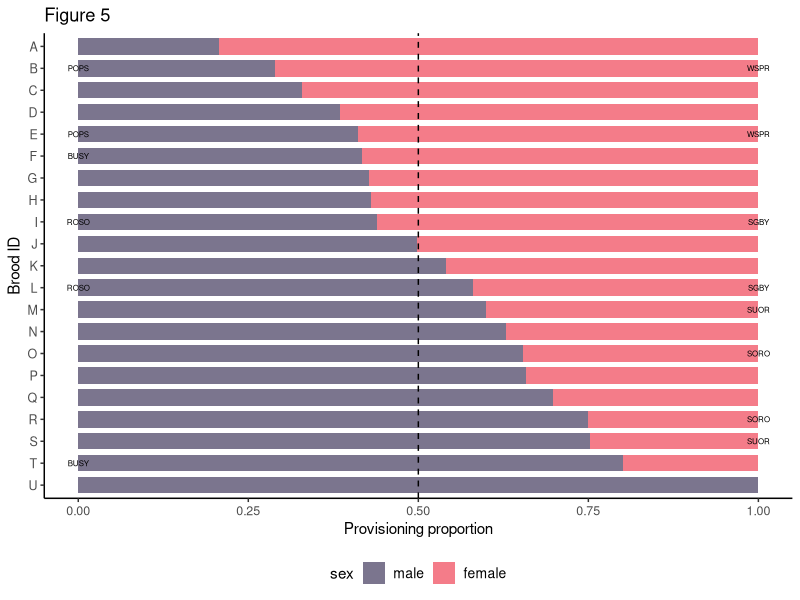

The R script that drew this image: (Note: this script raises an error after producing the figure.)
# libraries ---------------------------------------------------------------

library(tidyverse)
library(reshape2)

# data --------------------------------------------------------------------

bbyvid <- read.csv("clean_data/bbyvid.csv", stringsAsFactors = FALSE)

# script ------------------------------------------------------------------

# Rates
bbyvid <-
  bbyvid %>%
  mutate(
    feeding_rate = (feeding/usable_video)*60,
    feeding_rate_perchk = feeding_rate/peeped_chick_count)

# Provisioning by brood   
cast_broodprov <- 
  dcast(bbyvid, brood_id + year ~ sex, 
        value.var = "feeding_rate_perchk", 
        fun.aggregate = mean) %>% 
  as_tibble() %>%
  mutate(
    m_plus_f_rate = male + female,
    f_proportion = female/m_plus_f_rate,
    m_proportion = male/m_plus_f_rate)

cast_agemeans <- 
  dcast(bbyvid, brood_id + year ~ sex, 
        value.var = "exact_age_chick", 
        fun.aggregate = mean) %>%
  as_tibble() %>%
  select(brood_id, mean_chick_age = female) %>% 
  mutate_if(is.numeric, round, digits = 0)

cast_m_prop <- 
  cast_broodprov %>%
  select(brood_id, proportion = m_proportion) %>%
  mutate(sex = 'male') %>%
  arrange(desc(proportion)) %>%
  mutate(number = row_number())

cast_f_prop <- 
  cast_broodprov %>%
  select(brood_id, proportion = f_proportion) %>%
  mutate(sex = 'female') %>%
  arrange((proportion)) %>%
  mutate(number = row_number())

prov_prop <- 
  bind_rows(cast_f_prop, cast_m_prop) %>%
  left_join(cast_agemeans, by = 'brood_id') %>%
  left_join(
    bbyvid %>%
      as_tibble() %>%
      select(brood_id, subject, sex) %>%
      distinct() %>%
      pivot_wider(names_from = sex, values_from = subject),
    by = 'brood_id') %>%
  mutate(
    male = ifelse(sex == 'male', male, NA),
    female = ifelse(sex =='female', female, NA),
    parent = ifelse(!is.na(male), male, female)) %>%
  select(-c(male, female))

# plot colors -------------------------------------------------------------

colors_sex <- c("female" = "#F47C89", "male" = "#7b758e")
colors_sex_bw <- c("female" = "#c4c6ce", "male" = "#888a90")

# plots -------------------------------------------------------------------

# Parent repeats
parent_repeats <-
  prov_prop %>%
  select(parent) %>%
  group_by(parent) %>%
  filter(n() > 1) %>%
  distinct() %>%
  arrange(parent) %>%
  pull()

prov_prop_repeats <- 
  prov_prop %>%
  mutate(
    repeat_m = 
      ifelse(parent %in% parent_repeats & sex == 'male', parent, NA),
    repeat_f = 
      ifelse(parent %in% parent_repeats & sex == 'female', parent, NA))

# Plot for individuals with repeat parents (color)
ggplot(data = prov_prop_repeats, 
       aes(x = reorder(brood_id, number), 
           y = proportion, 
           fill = sex)) +
  geom_col(width = 0.75) +
  geom_text(
    aes(label = repeat_m), 
    size = 2, 
    position = position_stack(vjust = 0)) +
  geom_text(
    aes(label = repeat_f), 
    size = 2, 
    position = position_stack(vjust = 1)) +
  geom_hline(yintercept = 0.50, linetype = "dashed") +
  labs(y = "Provisioning proportion", 
       x = "Brood ID",
       title = "Figure 5") + 
  theme_classic() +
  theme(axis.title.x = element_text(size = 11), 
        axis.title.y = element_text(size = 11),
        axis.text.y = element_text(size = 9),
        axis.text.x = element_text(size = 9),
        legend.text = element_text(size = 10),
        legend.title = element_text(size = 11),
        legend.position = "bottom") +
  coord_flip() + 
  scale_fill_manual(values = colors_sex) +
  guides(fill = guide_legend(reverse = TRUE)) +
  scale_x_discrete(labels=c("A3_brd2" = "A", 
                            "Timber_brd1" = "B",
                            "N17REC3_brd2" = "C",
                            "NB5A4_brd1" = "D",
                            "Timber_brd2" = "E",
                            "N1718CA2_18" = "F",
                            "N17REC2_brd1" = "G",
                            "Gum" = "H",
                            "Tonto_brd1" = "I",
                            "REC1_brd1" = "J",
                            "Houdini" = "K",
                            "Tonto18_brd1" = "L",
                            "18C_Catfish_brd1" = "M",
                            "5A Cut_brd2" = "N",
                            "RB23_brd2" = "O",
                            "Cross" = "P",
                            "NB5B5_brd1" = "Q",
                            "RB36alt_brd2_18" = "R",
                            "Noisy" = "S",
                            "N1718CA2_brd1" = "T",
                            "NB18C4_18_brd1" = "U")) +
  ggsave(
    file = "provisioning_individual_fig_color.png",
    path ="plots/color/",
    width = 3.5,
    units = "in",
    dpi = 600)


# Individual provisioning plot (black & white)
ggplot(data = prov_prop_repeats, 
       aes(x = reorder(brood_id, number), 
           y = proportion, 
           fill = sex)) +
  geom_col(width = 0.75) +
  geom_text(
    aes(label = repeat_m), 
    size = 2, 
    position = position_stack(vjust = 0)) +
  geom_text(
    aes(label = repeat_f), 
    size = 2, 
    position = position_stack(vjust = 1)) +
  geom_hline(yintercept = 0.50, linetype = "dashed") +
  labs(y = "Provisioning proportion", 
       x = "Brood ID",
       title = "Figure 5") + 
  theme_classic() +
  theme(axis.title.x = element_text(size = 11), 
        axis.title.y = element_text(size = 11),
        axis.text.y = element_text(size = 9),
        axis.text.x = element_text(size = 9),
        legend.text = element_text(size = 10),
        legend.title = element_text(size = 11),
        legend.position = "bottom") +
  coord_flip() + 
  scale_fill_manual(values = colors_sex_bw) +
  guides(fill = guide_legend(reverse = TRUE)) +
  scale_x_discrete(labels=c("A3_brd2" = "A", 
                            "Timber_brd1" = "B",
                            "N17REC3_brd2" = "C",
                            "NB5A4_brd1" = "D",
                            "Timber_brd2" = "E",
                            "N1718CA2_18" = "F",
                            "N17REC2_brd1" = "G",
                            "Gum" = "H",
                            "Tonto_brd1" = "I",
                            "REC1_brd1" = "J",
                            "Houdini" = "K",
                            "Tonto18_brd1" = "L",
                            "18C_Catfish_brd1" = "M",
                            "5A Cut_brd2" = "N",
                            "RB23_brd2" = "O",
                            "Cross" = "P",
                            "NB5B5_brd1" = "Q",
                            "RB36alt_brd2_18" = "R",
                            "Noisy" = "S",
                            "N1718CA2_brd1" = "T",
                            "NB18C4_18_brd1" = "U")) +
  ggsave(
    file = "provisioning_individual_fig_bw.pdf",
    path ="plots/bw/",
    width = 3.5,
    units = "in",
    dpi = 600)

# previous custom labels --------------------------------------------------

# scale_x_discrete(labels=c("A3_brd2" = "A3_2017", 
#                           "Timber_brd1" = "Timber_brood1_2018",
#                           "N17REC3_brd2" = "Rec3_2017",
#                           "NB5A4_brd1" = "NB5A4_2017",
#                           "Timber_brd2" = "Timber_brood2_2018",
#                           "N1718CA2_18" = "18CA2_2018",
#                           "N17REC2_brd1" = "Rec2_2017",
#                           "Gum" = "Gum_2018",
#                           "Tonto_brd1" = "Tonto_2017",
#                           "REC1_brd1" = "Rec1_2017",
#                           "Houdini" = "Houdini_2018",
#                           "Tonto18_brd1" = "Tonto_2018",
#                           "18C_Catfish_brd1" = "Catfish_2017",
#                           "5A Cut_brd2" = "Cut_2018",
#                           "RB23_brd2" = "RB23_2017",
#                           "Cross" = "Cross_2018",
#                           "NB5B5_brd1" = "NB5B5_2017",
#                           "RB36alt_brd2_18" = "RB36alt_2018",
#                           "Noisy" = "Noisy_2018",
#                           "N1718CA2_brd1" = "18CA2_2017",
#                           "NB18C4_18_brd1" = "NB18C4_2018")) +

# plot with colors for individuals ----------------------------------------

prov_prop_color_repeats <- 
  prov_prop %>%
  mutate(
    mean_chick_age = ifelse(sex == 'male', NA, mean_chick_age),
    sex = ifelse(parent == 'SUOR', 'female2', sex),
    sex = ifelse(parent == 'SORO', 'female3', sex),
    sex = ifelse(parent == 'SGBY', 'female4', sex),
    sex = ifelse(parent == 'WSPR', 'female5', sex),
    sex = ifelse(parent == 'BUSY', 'male2', sex),
    sex = ifelse(parent == 'ROSO', 'male3', sex),
    sex = ifelse(parent == 'POPS', 'male4', sex),
    repeat_m = 
      ifelse(parent %in% parent_repeats & sex == 'male', parent, NA),
    repeat_f = 
      ifelse(parent %in% parent_repeats & sex == 'female', parent, NA)) 

# Repeat parent colors
colors_sex_repeats <-
  c("female" = "#DCDCDC", 
    "male" = "#989aa0",
    'female2' = '#F47C89', #repeat female, red
    'female3' = '#f694cf', #repeat female, pink
    'female4' = '#f29f64', #repeat female, orange
    'female5' = '#f4ea7c', #repeat female, yellow
    'male2' = '#35df44', #repeat male, green
    'male3' = '#7cccf4', #repeat male, light blue
    'male4' = '#b67cf4') #repeat male, purple

# Plot for individuals with repeat parents (color)
ggplot(data = prov_prop_color_repeats, 
       aes(x = reorder(brood_id, number), 
           y = proportion, 
           fill = sex)) +
  geom_col(width = 0.75) +
  geom_text(
    aes(label = repeat_m), 
    size = 2, 
    position = position_stack(vjust = 0)) +
  geom_text(
    aes(label = repeat_f), 
    size = 2, 
    position = position_stack(vjust = 1)) +
  geom_hline(yintercept = 0.50, linetype = "dashed") +
  labs(y = "Provisioning proportion", 
       x = "Brood ID",
       title = "Figure 5") + 
  theme_classic() +
  theme(legend.position = 'none') +
  coord_flip() + 
  scale_fill_manual(values = colors_sex_repeats) +
  guides(fill = guide_legend(reverse = TRUE)) +
  scale_x_discrete(labels=c("A3_brd2" = "A", 
                            "Timber_brd1" = "B",
                            "N17REC3_brd2" = "C",
                            "NB5A4_brd1" = "D",
                            "Timber_brd2" = "E",
                            "N1718CA2_18" = "F",
                            "N17REC2_brd1" = "G",
                            "Gum" = "H",
                            "Tonto_brd1" = "I",
                            "REC1_brd1" = "J",
                            "Houdini" = "K",
                            "Tonto18_brd1" = "L",
                            "18C_Catfish_brd1" = "M",
                            "5A Cut_brd2" = "N",
                            "RB23_brd2" = "O",
                            "Cross" = "P",
                            "NB5B5_brd1" = "Q",
                            "RB36alt_brd2_18" = "R",
                            "Noisy" = "S",
                            "N1718CA2_brd1" = "T",
                            "NB18C4_18_brd1" = "U")) 
# +
#   ggsave(
#     file = "provisioning_individual_fig_simple_color.pdf",
#     path ="plots/color/",
#     width = 3.5,
#     units = "in",
#     dpi = 600)

# plot with mean chick ages -----------------------------------------------

## Plot to show ages
ggplot(
  data = prov_prop, 
  aes(x = reorder(brood_id, number), 
      y = proportion, 
      fill = sex)) +
  geom_col(width = 0.75) +
  geom_hline(yintercept = 0.50, linetype = "dashed") +
  labs(y = "Provisioning proportion", 
       x = "Brood ID") + 
  theme_classic() +
  theme(legend.text = element_text(size=10),
        legend.position="bottom") +
  geom_text(aes(label = prov_prop_color_repeats$mean_chick_age), 
            size = 3.5,
            position = position_fill(),
            hjust = 0,
            show.legend = FALSE) +
  coord_flip() + 
  scale_fill_manual(values = colors_sex) +
  guides(fill = guide_legend(reverse = TRUE)) +
  scale_x_discrete(labels=c("A3_brd2" = "A3_2017", 
                            "Timber_brd1" = "Timber_brood1_2018",
                            "N17REC3_brd2" = "Rec3_2017",
                            "NB5A4_brd1" = "NB5A4_2017",
                            "Timber_brd2" = "Timber_brood2_2018",
                            "N1718CA2_18" = "18CA2_2018",
                            "N17REC2_brd1" = "Rec2_2017",
                            "Gum" = "Gum_2018",
                            "Tonto_brd1" = "Tonto_2017",
                            "REC1_brd1" = "Rec1_2017",
                            "Houdini" = "Houdini_2018",
                            "Tonto18_brd1" = "Tonto_2018",
                            "18C_Catfish_brd1" = "Catfish_2017",
                            "5A Cut_brd2" = "Cut_2018",
                            "RB23_brd2" = "RB23_2017",
                            "Cross" = "Cross_2018",
                            "NB5B5_brd1" = "NB5B5_2017",
                            "RB36alt_brd2_18" = "RB36alt_2018",
                            "Noisy" = "Noisy_2018",
                            "N1718CA2_brd1" = "18CA2_2017",
                            "NB18C4_18_brd1" = "NB18C4_2018"))

# age groups plot ---------------------------------------------------------

prov_prop <-
  prov_prop %>%
  mutate(
    age_group = 
      ifelse(mean_chick_age > 12, 'Old \u2265 13', 'Young < 13'))

ggplot(data = prov_prop, 
       aes(
         x = reorder(brood_id, number), 
         y = proportion, 
         fill = sex)) +
  geom_col(width = 0.75) +
  geom_hline(yintercept = 0.50, linetype = "dashed") +
  labs(y = "Provisioning proportion", 
       x = "Brood ID") + 
  theme_classic() +
  theme(legend.text = element_text(size = 10),
        legend.position="bottom") +
  coord_flip() + 
  scale_fill_manual(values = colors_sex) +
  guides(fill = guide_legend(reverse = TRUE)) +
  scale_x_discrete(labels=c("A3_brd2" = "A3_2017", 
                            "Timber_brd1" = "Timber_brood1_2018",
                            "N17REC3_brd2" = "Rec3_2017",
                            "NB5A4_brd1" = "NB5A4_2017",
                            "Timber_brd2" = "Timber_brood2_2018",
                            "N1718CA2_18" = "18CA2_2018",
                            "N17REC2_brd1" = "Rec2_2017",
                            "Gum" = "Gum_2018",
                            "Tonto_brd1" = "Tonto_2017",
                            "REC1_brd1" = "Rec1_2017",
                            "Houdini" = "Houdini_2018",
                            "Tonto18_brd1" = "Tonto_2018",
                            "18C_Catfish_brd1" = "Catfish_2017",
                            "5A Cut_brd2" = "Cut_2018",
                            "RB23_brd2" = "RB23_2017",
                            "Cross" = "Cross_2018",
                            "NB5B5_brd1" = "NB5B5_2017",
                            "RB36alt_brd2_18" = "RB36alt_2018",
                            "Noisy" = "Noisy_2018",
                            "N1718CA2_brd1" = "18CA2_2017",
                            "NB18C4_18_brd1" = "NB18C4_2018")) +
  facet_grid(~age_group)
